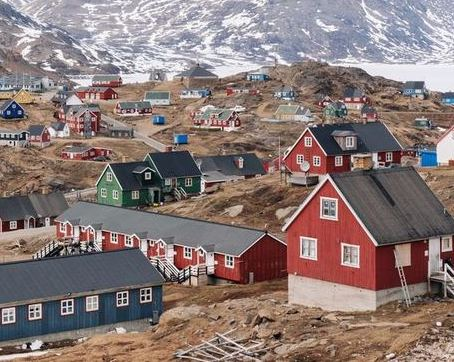
#> input picture HW3/Q6/Q2-imgs/right.jpg, 454 x 362 px
$ jupyter execute hw3_q2.ipynb
#> lines starting #> are read from the running program, lines starting #| are printed output that depends on the picture
### import the libraries

[cell 1]
import cv2
import numpy as np
import matplotlib.pyplot as plt

### utility functions (no change is needed in this section)

[cell 2]
def show_images(*images, titles=None):
    """
    Displays multiple images using matplotlib.

    Args:
        *images: Variable length image list to display.
        titles (list, optional): Titles for each subplot. Defaults to None.

    Returns:
        None
    """
    num_images = len(images)
    plt.figure(figsize=(15, 12))

    for i, image in enumerate(images):
        plt.subplot(num_images, 1, i + 1)
        plt.imshow(cv2.cvtColor(image, cv2.COLOR_BGR2RGB))
        if titles:
            plt.title(titles[i])
        plt.axis('off')

    plt.show()

[cell 3]
def draw_corners_on_image(image, corners, neighborhood_size):
    """
    Draws circles on the original image at detected corner locations.

    Args:
        image (numpy.ndarray): Original image.
        corners (numpy.ndarray): Binary image with corner detections.
        neighborhood_size (int): Size of the neighborhood used for corner detection.

    Returns:
        numpy.ndarray: Image with corners marked.
    """
    height, width = image.shape[:2]
    offset = neighborhood_size // 2

    for y in range(offset, height - offset):
        for x in range(offset, width - offset):
            if corners[y, x] == 255:
                cv2.circle(image, (x, y), 5, (255, 0, 0), -1)

    return image

[cell 4]
def draw_matches(img1, img2, kp1, kp2, matches):
    """
    Draws matches between keypoints of two images.

    Args:
        img1 (numpy.ndarray): First image.
        img2 (numpy.ndarray): Second image.
        kp1 (list): Keypoints in the first image.
        kp2 (list): Keypoints in the second image.
        matches (list): List of matched keypoints.

    Returns:
        numpy.ndarray: Image with matches drawn.
    """
    return cv2.drawMatches(
        img1, kp1,
        img2, kp2,
        matches, None,
        flags=cv2.DrawMatchesFlags_NOT_DRAW_SINGLE_POINTS
    )

### image stitching

[cell 5]
def sift_feature_matching(img1, img2):
    """
    Performs SIFT feature detection and matching between two images.

    Args:
        img1 (numpy.ndarray): First grayscale image.
        img2 (numpy.ndarray): Second grayscale image.

    Returns:
        tuple: Source points, destination points, and image with matches drawn.
    """
    #############
    # YOUR CODE #
    #############
    sift = cv2.SIFT_create()

    kp1, des1 = sift.detectAndCompute(img1, None)
    kp2, des2 = sift.detectAndCompute(img2, None)

    bf = cv2.BFMatcher(cv2.NORM_L2, crossCheck = False)

    matches = bf.knnMatch(des1, des2, k = 2)

    good_matches = []
    src_pts = []
    dst_pts = []
    for m, n in matches:
        if m.distance < 0.75 * n.distance:
            good_matches.append(m)
            src_pts.append(kp1[m.queryIdx].pt)
            dst_pts.append(kp2[m.trainIdx].pt)
    src_pts = np.float32(src_pts).reshape(-1, 1, 2)
    dst_pts = np.float32(dst_pts).reshape(-1, 1, 2)

    matched_img = draw_matches(img1, img2, kp1, kp2, good_matches)

    return src_pts, dst_pts, matched_img

[cell 6]
def ransac_homography(src_pts, dst_pts, num_iterations=2000, threshold=4):
    """
    Computes the best homography matrix using RANSAC.

    Args:
        src_pts (numpy.ndarray): Source points from the first image.
        dst_pts (numpy.ndarray): Destination points from the second image.
        num_iterations (int): Number of RANSAC iterations. Default is 2000.
        threshold (float): Distance threshold to determine inliers. Default is 4.

    Returns:
        numpy.ndarray: Homography matrix.
    """
    best_H = None
    max_inliers = 0

    src_pts = src_pts.reshape(-1, 2)
    dst_pts = dst_pts.reshape(-1, 2)

    #############
    # YOUR CODE #
    #############
    n = src_pts.shape[0]
    if n < 4:
        return np.array([])

    for _ in range(num_iterations):
        idx = np.random.choice(n, 4, replace = False)
        src_sample = src_pts[idx]
        dst_sample = dst_pts[idx]

        H, _ = cv2.findHomography(src_sample, dst_sample, method = 0)
        if H is None:
            continue

        src_hom = np.concatenate([src_pts, np.ones((n, 1))], axis = 1)
        projected = np.dot(src_hom, H.T)
        projected = projected / projected[:, 2][:, np.newaxis]

        dists = np.linalg.norm(projected[:, :2] - dst_pts, axis = 1)
        inliers = dists < threshold
        num_inliers = np.sum(inliers)

        if num_inliers > max_inliers:
            best_H = H
            max_inliers = num_inliers
    return best_H

[cell 7]
def stitch_images(img1, img2, H):
    """
    Stitches two images together using a homography matrix.

    Args:
        img1 (numpy.ndarray): First image.
        img2 (numpy.ndarray): Second image.
        H (numpy.ndarray): Homography matrix.

    Returns:
        numpy.ndarray: Stitched image.
    """
    height, width = img2.shape[:2]

    corners_img1 = np.float32([[0, 0], [0, height], [width, height], [width, 0]]).reshape(-1, 1, 2)
    warped_corners = cv2.perspectiveTransform(corners_img1, H)

    corners_img2 = np.float32([[0, 0], [0, height], [width, height], [width, 0]]).reshape(-1, 1, 2)
    all_corners = np.concatenate((warped_corners, corners_img2), axis = 0)
    [xmin, ymin] = np.int32(all_corners.min(axis = 0).ravel() - 0.5)
    [xmax, ymax] = np.int32(all_corners.max(axis = 0).ravel() + 0.5)
    tx, ty = -xmin, -ymin
    T = np.array([[1, 0, tx], [0, 1, ty], [0, 0, 1]])

    result_size =  (xmax - xmin, ymax - ymin)
    TH = np.dot(T, H)
    warped_img1 = cv2.warpPerspective(img1, TH, result_size)
    stitched_image = warped_img1.copy()
    stitched_image[ty:ty+height, tx:tx+width] = img2

    return stitched_image

[cell 8]
# Load images

left_path = "Q2-imgs/left.jpg"
right_path = "Q2-imgs/right.jpg"

img1 = cv2.imread(right_path)
#> img1 is the input picture: shape (362, 454, 3); mean B, G, R 118, 120.8, 137.3
img2 = cv2.imread(left_path)
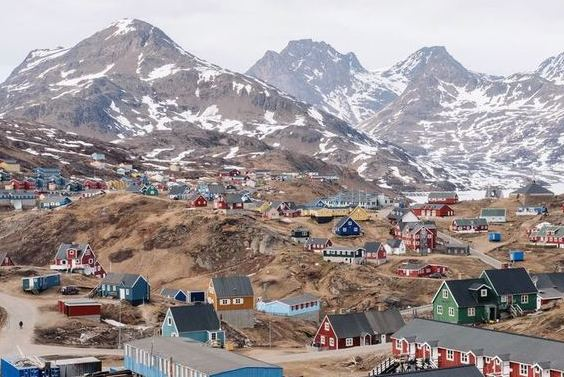
#> input picture HW3/Q6/Q2-imgs/left.jpg, 564 x 377 px
#> img2 is the input picture: shape (377, 564, 3); mean B, G, R 149.2, 148.8, 158

# Convert images to grayscale

img1_gray = cv2.cvtColor(img1, cv2.COLOR_BGR2GRAY)
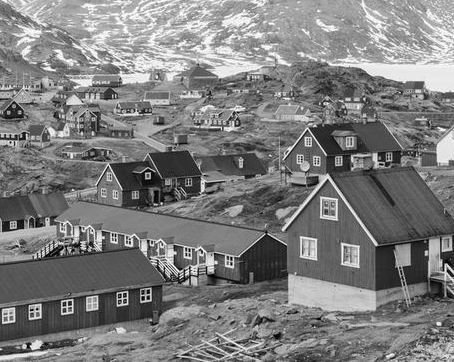
#> img1_gray: shape (362, 454); min 0, max 255, mean 125.4
img2_gray = cv2.cvtColor(img2, cv2.COLOR_BGR2GRAY)
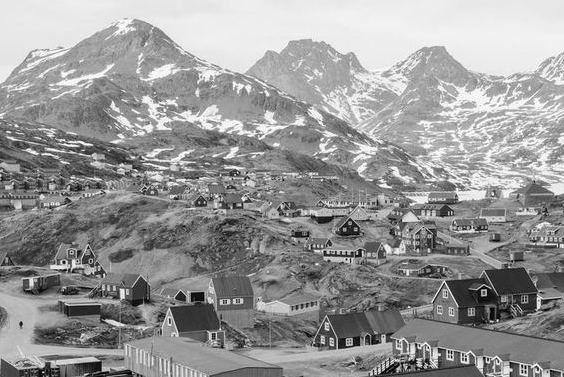
#> img2_gray: shape (377, 564); min 0, max 255, mean 151.6
# Extract features and matching points

src_pts, dst_pts, matched_img = sift_feature_matching(img1_gray, img2_gray)
#> in sift_feature_matching, `kp1, des1 = sift.detectAndCompute(img1, None)`: kp1 = 2213 keypoints; strongest (x, y, size): (448, 271, 2.3), (143, 298, 2.3), (70, 303, 2.5), (233, 345, 2.1)
#> in sift_feature_matching, `kp2, des2 = sift.detectAndCompute(img2, None)`: kp2 = 2666 keypoints; strongest (x, y, size): (64, 262, 2), (21, 324, 2.6), (65, 270, 1.8), (243, 199, 2.8)
#> in sift_feature_matching, `matches = bf.knnMatch(des1, des2, k = 2)`: matches = 2213 matches
#> after the loop in sift_feature_matching, `for m, n in matches:`: dst_pts = 621 pairs, first value 83.72 to 559.8, second value 31 to 373.1; good_matches = 621 matches; src_pts = 621 pairs, first value 4.15 to 389.4, second value 3.4 to 343.4
#> in sift_feature_matching, `src_pts = np.float32(src_pts).reshape(-1, 1, 2)`: src_pts = 621 rows, first 8: [4.15, 169], [4.55, 76.58], [4.99, 173.7], [5.89, 227.7], [6.59, 142.1], [8.49, 112.4], [8.49, 112.4], [9.65, 108.1]
#> in sift_feature_matching, `dst_pts = np.float32(dst_pts).reshape(-1, 1, 2)`: dst_pts = 621 rows, first 8: [340.2, 286.1], [340.4, 193.7], [341.1, 290.8], [341.8, 344.4], [342.6, 259.1], [344.5, 229.4], [344.5, 229.4], [345.7, 225.1]
#> in draw_matches, `return cv2.drawMatches( img1, kp1, img2, kp2, matches, None, flags=cv2..`:
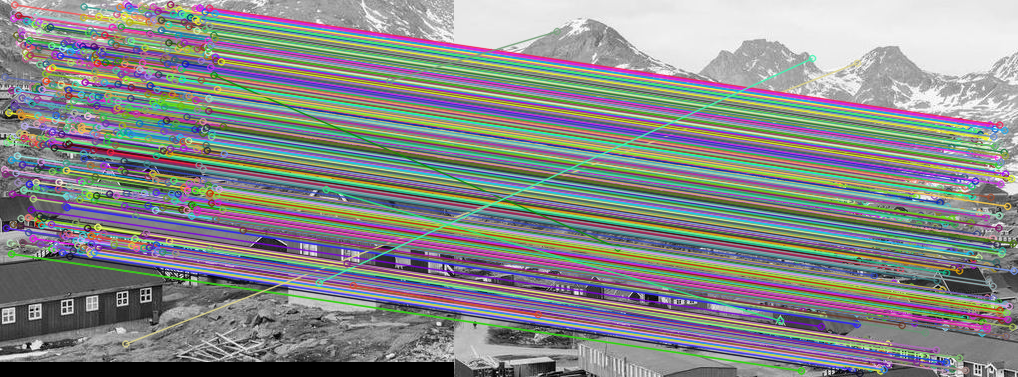
#> returned value: shape (377, 1018, 3); mean of channels 0, 1, 2 137.5, 138.1, 136.1; drawn as B, G, R

# Find the best homography using RANSAC

best_H = ransac_homography(src_pts, dst_pts)
#> in ransac_homography, `src_pts = src_pts.reshape(-1, 2)`: src_pts = 621 pairs, first value 4.15 to 389.4, second value 3.4 to 343.4
#> in ransac_homography, `dst_pts = dst_pts.reshape(-1, 2)`: dst_pts = 621 pairs, first value 83.72 to 559.8, second value 31 to 373.1
#> the loop in ransac_homography, `for _ in range(num_iterations):` made 2000 passes
#> (num_inliers, max_inliers) on passes 1, 3: (431, 431), (612, 612)
#> num_inliers on passes 4, 7, 8, 9, 10, 11: 351, 478, 612, 612, 405, 612
#> after the loop in ransac_homography, `for _ in range(num_iterations):`: max_inliers = 612
#> best_H = [[1.1, 0.0345, 332.4], [0.0271, 1.04, 114.8], [0.000142, 7.64e-05, 1]]

# Stitch images together

stitched_img = stitch_images(img1, img2, best_H)
#> in stitch_images, `warped_corners = cv2.perspectiveTransform(corners_img1, H)`: warped_corners = [[332.4, 114.8], [335.7, 493.4], [869.3, 471.4], [880.4, 120.4]]
#> in stitch_images, `all_corners = np.concatenate((warped_corners, corners_img2), axis = 0)`: all_corners = [[332.4, 114.8], [335.7, 493.4], [869.3, 471.4], [880.4, 120.4], [0, 0], [0, 377], [564, 377], [564, 0]]
#> in stitch_images, `[xmin, ymin] = np.int32(all_corners.min(axis = 0).ravel() - 0.5)`: xmin = 0
#> in stitch_images, `[xmax, ymax] = np.int32(all_corners.max(axis = 0).ravel() + 0.5)`: xmax = 880; ymax = 493
#> in stitch_images, `tx, ty = -xmin, -ymin`: tx = 0
#> in stitch_images, `T = np.array([[1, 0, tx], [0, 1, ty], [0, 0, 1]])`: T = [[1, 0, 0], [0, 1, 0], [0, 0, 1]]
#> in stitch_images, `result_size =  (xmax - xmin, ymax - ymin)`: result_size = (880, 493)
#> in stitch_images, `TH = np.dot(T, H)`: TH has the same summary as best_H outside stitch_images
#> in stitch_images, `warped_img1 = cv2.warpPerspective(img1, TH, result_size)`:
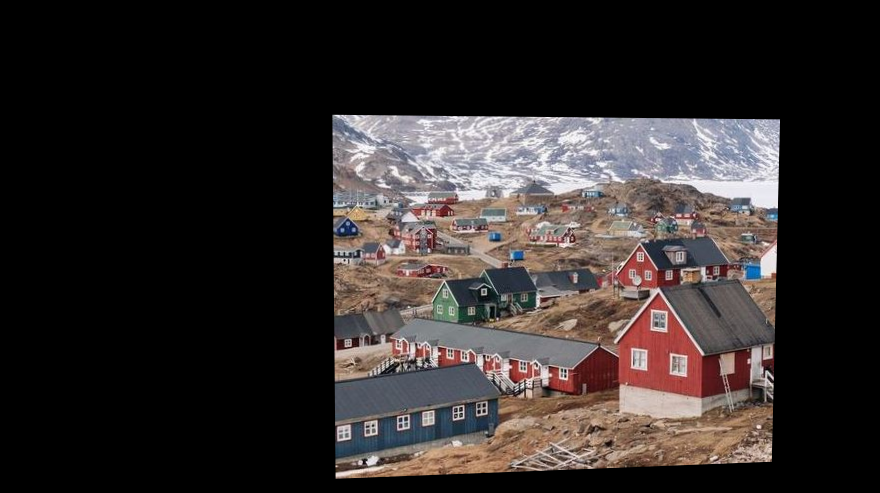
#> warped_img1: shape (493, 880, 3); mean B, G, R 42.7, 43.6, 49.4
#> in stitch_images, `stitched_image[ty:ty+height, tx:tx+width] = img2`:
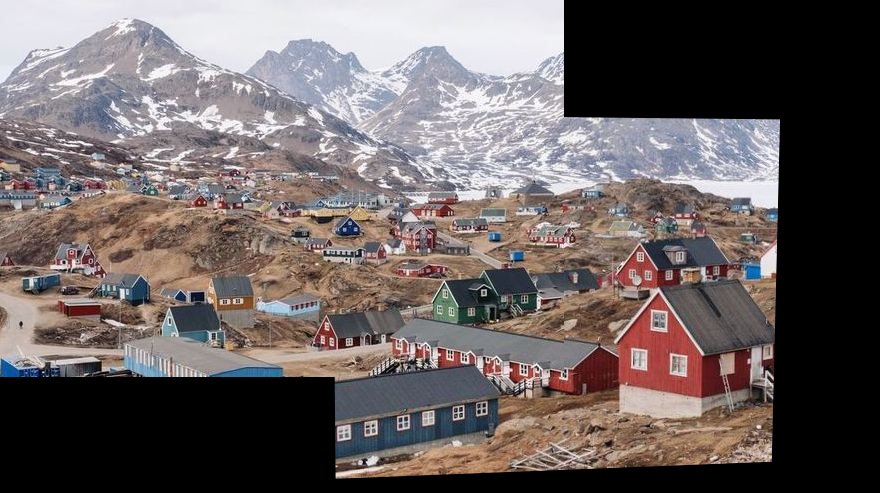
#> stitched_image: shape (493, 880, 3); mean B, G, R 97.8, 98.4, 107.2

# Display the matched keypoints and the final stitched image

show_images(stitched_img)
